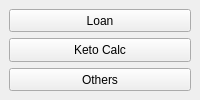
  <widget class="QDockWidget" name="dockWidget">
   <property name="sizePolicy">
    <sizepolicy hsizetype="Preferred" vsizetype="Preferred">
     <horstretch>250</horstretch>
     <verstretch>0</verstretch>
    </sizepolicy>
   </property>
   <attribute name="dockWidgetArea">
    <number>1</number>
   </attribute>
   <widget class="QWidget" name="dockWidgetContents">
    <layout class="QVBoxLayout" name="verticalLayout">
     <item>
      <widget class="QPushButton" name="pushButton_2">
       <property name="sizePolicy">
        <sizepolicy hsizetype="Maximum" vsizetype="Maximum">
         <horstretch>0</horstretch>
         <verstretch>0</verstretch>
        </sizepolicy>
       </property>
       <property name="minimumSize">
        <size>
         <width>170</width>
         <height>0</height>
        </size>
       </property>
       <property name="maximumSize">
        <size>
         <width>1000</width>
         <height>500</height>
        </size>
       </property>
       <property name="text">
        <string>Loan</string>
       </property>
      </widget>
     </item>
     <item>
      <widget class="QPushButton" name="pushButton_3">
       <property name="sizePolicy">
        <sizepolicy hsizetype="Maximum" vsizetype="Maximum">
         <horstretch>0</horstretch>
         <verstretch>0</verstretch>
        </sizepolicy>
       </property>
       <property name="maximumSize">
        <size>
         <width>1000</width>
         <height>500</height>
        </size>
       </property>
       <property name="text">
        <string>Keto Calc</string>
       </property>
      </widget>
     </item>
     <item>
      <widget class="QPushButton" name="pushButton_4">
       <property name="sizePolicy">
        <sizepolicy hsizetype="Maximum" vsizetype="Maximum">
         <horstretch>0</horstretch>
         <verstretch>0</verstretch>
        </sizepolicy>
       </property>
       <property name="maximumSize">
        <size>
         <width>1000</width>
         <height>500</height>
        </size>
       </property>
       <property name="text">
        <string>Others</string>
       </property>
      </widget>
     </item>
    </layout>
   </widget>
  </widget>
